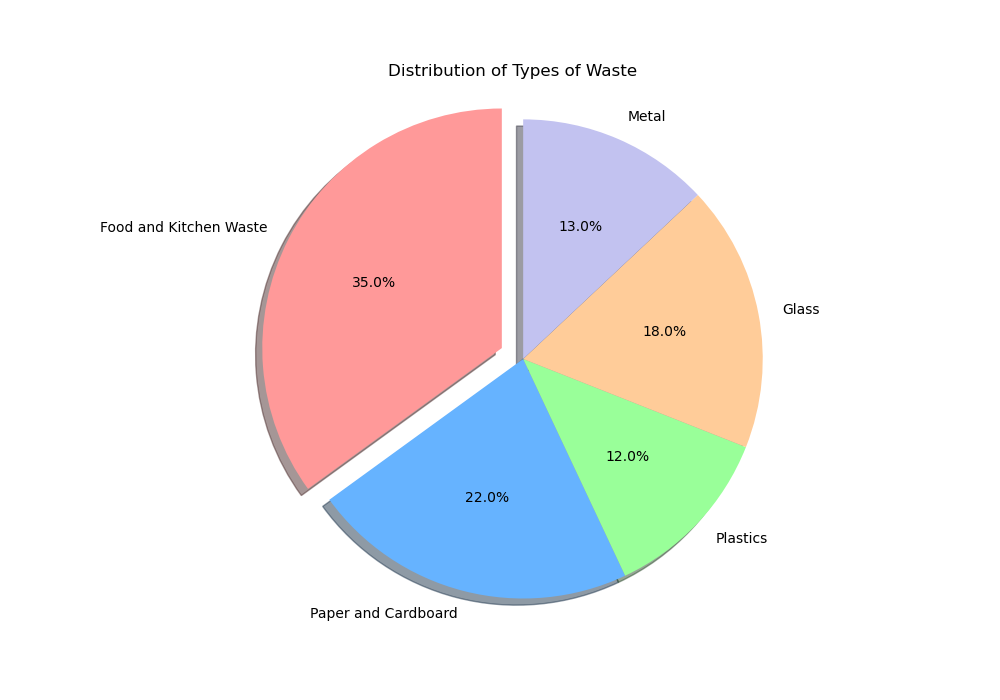

The script that drew this image:

import matplotlib.pyplot as plt

# Data from the provided table
data = [{'Type of Waste': 'Food and Kitchen Waste', 'Percentage(%)': 35},
        {'Type of Waste': 'Paper and Cardboard', 'Percentage(%)': 22},
        {'Type of Waste': 'Plastics', 'Percentage(%)': 12},
        {'Type of Waste': 'Glass', 'Percentage(%)': 18},
        {'Type of Waste': 'Metal', 'Percentage(%)': 13}]

# Extracting the labels and sizes from the data
labels = [entry['Type of Waste'] for entry in data]
sizes = [entry['Percentage(%)'] for entry in data]

# Define colors for each section
colors = ['#ff9999','#66b3ff','#99ff99','#ffcc99','#c2c2f0']

# Determine which section(s) to "explode" (i.e., offset from center)
explode = (0.1, 0, 0, 0, 0) # Only "explode" the 1st section (Food and Kitchen Waste)

# Start plotting the pie chart 
plt.figure(figsize=(10,7)) # Specifies the figure size
plt.pie(sizes, explode=explode, labels=labels, colors=colors, autopct='%1.1f%%', shadow=True, startangle=90)

# Equal aspect ratio ensures that pie is drawn as a circle.
plt.axis('equal')  

# Title of the pie chart
plt.title('Distribution of Types of Waste') 

# Display the pie chart
plt.show()
